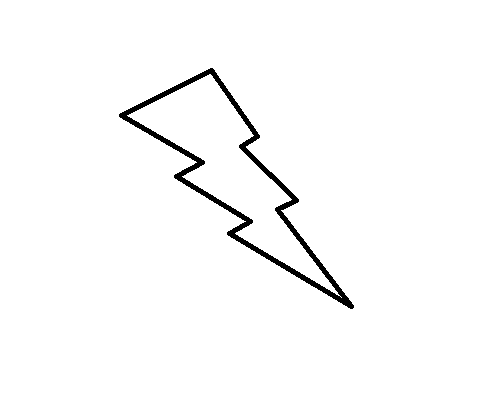
#> input picture opencv_tutorial/opencv_python_tutorials/Image_Processing/img/lightning.png, 491 x 417 px
$ python contour_property.py   (older library calls are emulated)
#> lines starting #> are read from the running program, lines starting #| are printed output that depends on the picture; after the words box and inside, x2 and y2 are one past the last pixel; in counts of white or black regions, pixels touching at a corner belong together
# -*- coding: utf-8 -*-
"""
Created on Wed Apr  3 16:43:54 2019

@author: jone
"""

import cv2
from matplotlib import pyplot as plt

img = cv2.imread('img/lightning.png')
#> img is the input picture: shape (417, 491, 3); 98.1% white; 1 black region, box (x1, y1, x2, y2) and area: (119, 68, 354, 309) 3921
img1 = img.copy()

imgray = cv2.cvtColor(img, cv2.COLOR_BGR2GRAY)
#> imgray: shape (417, 491); 98.1% white; 1 black region
ret, thresh = cv2.threshold(imgray, 125, 255, 0)

image, contours, hierachy = cv2.findContours(thresh, cv2.RETR_TREE, cv2.CHAIN_APPROX_SIMPLE)
#> contours = 3 contours; box (x1, y1, x2, y2) and area: (0, 0, 491, 417) 203840, (118, 67, 355, 310) 16466, (127, 74, 342, 298) 11897

cnt = contours[1]
#> cnt = contour of 472 points, box (x1, y1, x2, y2) (118, 67, 355, 310), area 16466

# 끝점 좌표 찾기
leftmost = tuple(cnt[cnt[:,:,0].argmin()][0])
#> leftmost = (118, 116)
rightmost = tuple(cnt[cnt[:,:,0].argmax()][0])
#> rightmost = (354, 305)
topmost = tuple(cnt[cnt[:,:,1].argmin()][0])
#> topmost = (210, 67)
bottommost = tuple(cnt[cnt[:,:,1].argmax()][0])
#> bottommost = (352, 309)

# 좌표 표시하기
points = [leftmost, rightmost, topmost, bottommost]
#> points = [(118, 116), (354, 305), (210, 67), (352, 309)]
for point in points:
    cv2.circle(img1, point, 20, (0,0,255), -1)
#> this loop made 4 passes
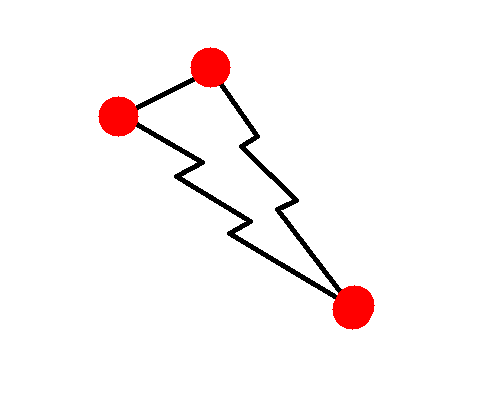
#> img1: shape (417, 491, 3); 1.93% of pixels changed, all inside (x1, y1, x2, y2) = (98, 47, 375, 330)

img1 = cv2.drawContours(img1, cnt, -1, (255, 0, 0), 5)
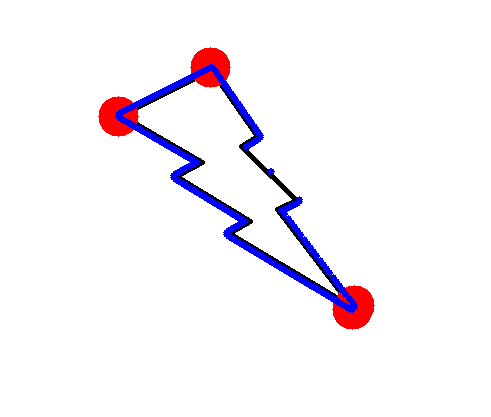
#> img1: shape (417, 491, 3); 2.24% of pixels changed, all inside (x1, y1, x2, y2) = (115, 64, 358, 313)

titles = ['Original', 'Result']
images = [img, img1]

plt.figure(figsize=(8, 4))

for i in range(2):
    plt.subplot(1, 2, i+1), plt.title(titles[i]), plt.imshow(images[i])
    plt.xticks([]), plt.yticks([])

plt.show()
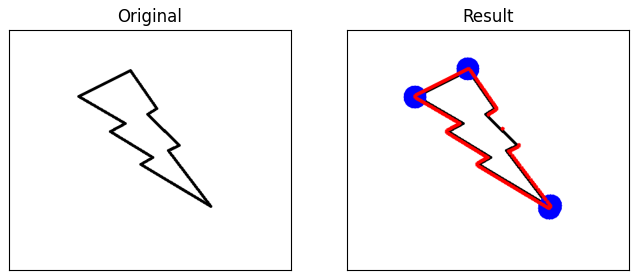
#> figure drawn by matplotlib, 2 panels; B, G, R data is drawn as R, G, B

$ run again, with opencv_tutorial/opencv_python_tutorials/Image_Processing/img/balloon.png copied over opencv_tutorial/opencv_python_tutorials/Image_Processing/img/lightning.png
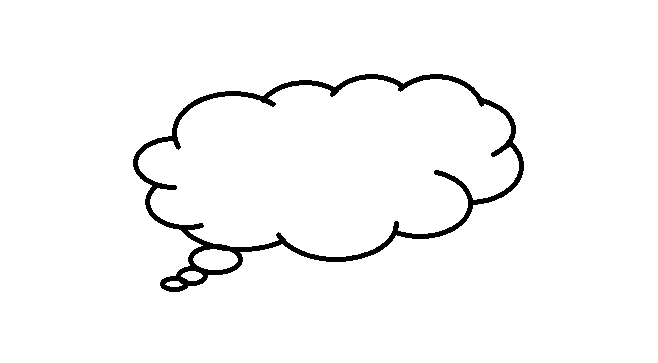
#> input picture opencv_tutorial/opencv_python_tutorials/Image_Processing/img/balloon.png, 658 x 363 px
#> img is the input picture: shape (363, 658, 3); 97.2% white; 1 black region, box (x1, y1, x2, y2) and area: (133, 74, 524, 292) 6676
#> imgray: shape (363, 658); 97.2% white; 1 black region
#> contours = 6 contours; box (x1, y1, x2, y2) and area: (0, 0, 658, 363) 237834, (132, 73, 525, 293) 57740, (138, 79, 519, 257) 49010, (193, 249, 238, 270) 678, (181, 271, 203, 281) 137, (165, 281, 183, 287) 61
#> cnt = contour of 536 points, box (x1, y1, x2, y2) (132, 73, 525, 293), area 57740
#> leftmost = (132, 166)
#> rightmost = (524, 161)
#> topmost = (365, 73)
#> bottommost = (179, 292)
#> points = [(132, 166), (524, 161), (365, 73), (179, 292)]
#> the loop `for point in points:` made 4 passes
#> after the loop `for point in points:`:
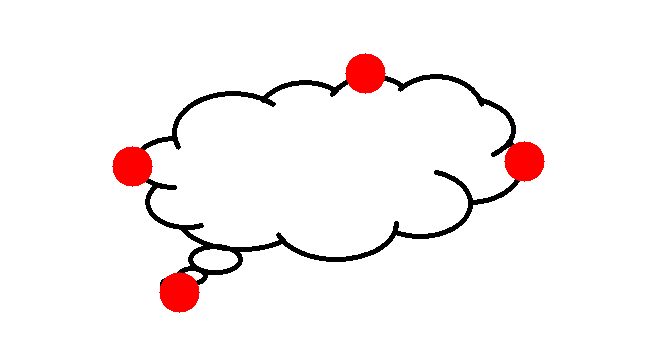
#> img1: shape (363, 658, 3); 2.11% of pixels changed, all inside (x1, y1, x2, y2) = (112, 53, 545, 313)
#> `plt.show()`:
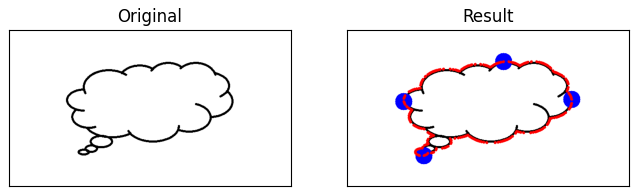
#> figure drawn by matplotlib, 2 panels; B, G, R data is drawn as R, G, B
